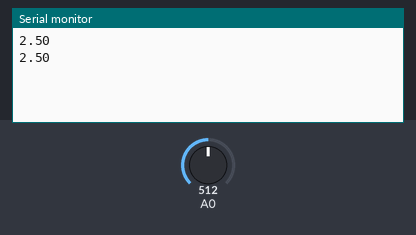
A sketch run on a simulated Arduino Uno, built with avr-gcc and run on an emulated ATmega328P. Parts: the last lines printed to the serial monitor. The test bench sets the inputs (shaded band); at power-on: A0 = 512.

Above: at 1.8 s.
1.9 s: A0 set to 716
At 2.8 s:
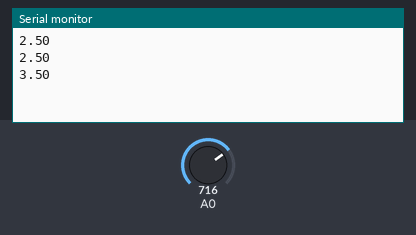
3.4 s: A0 set to 900
At 4.6 s:
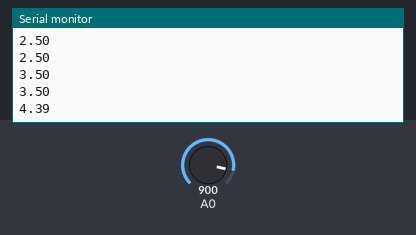
Timing chart, 0 to 6.4 s (numbered marks = the images above; inputs shaded):
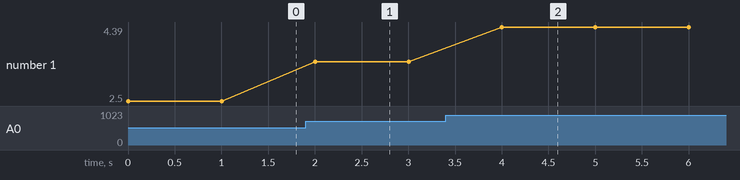

The sketch:

MQ135.ino
```cpp
const int gasSensor =0;
void setup()
{
  Serial.begin(9600);  // setup the baud rate
  // put your setup code here, to run once:

}

void loop()
{
  float voltage;
  voltage = getVoltage(gasSensor);


  Serial.println(voltage);

  delay(1000);

  // put your main code here, to run repeatedly:

}
float getVoltage(int pin)
{
  return(analogRead(pin)*0.004882814);
}
```

Measured:
- after the input at 1.9 s, the serial monitor: prints a new line after 0.10 s (image 1)
- after the input at 3.4 s, the serial monitor: prints a new line after 0.60 s (image 2)
- plotted number 1: 2.5 → 3.5 after the input at 1.9 s, 3.5 → 4.39 after the input at 3.4 s
